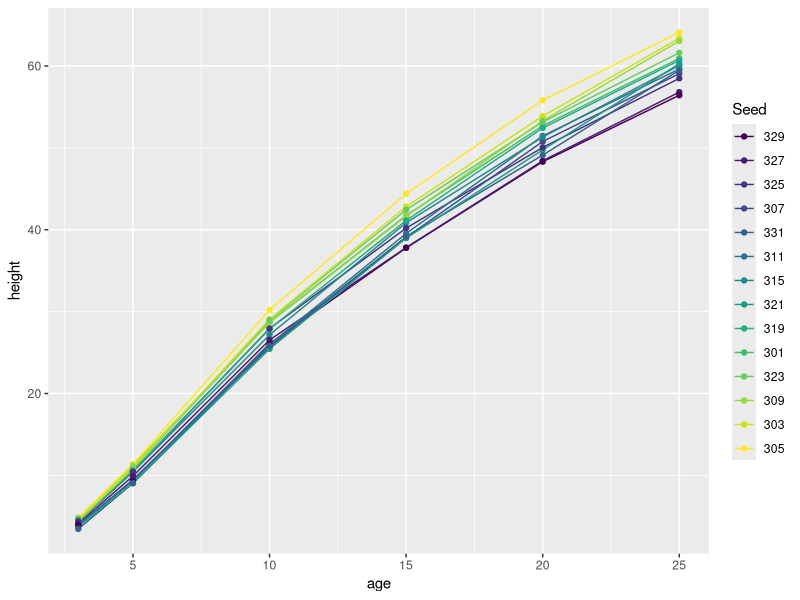

Write R code to recreate this figure.
#####################################
## Some code to learn GitHub on
# 
# Create a new branch: all your work should be on your own branch!!
# Open a new R script and copy this script over. Give your new script a new
# name and then run through this simple exercise.
# 
# Since you are working in your own script, you can make as many changes as
# you want to. At the end, you will commit these changes and push them to the 
# remote repository (GitHub). You can go to your GitHub to check the changes 
# online. From GitHub, you can also try to merge your branch by opening a 
# pull request. 
# 
# CASES GitHub
# Karen Hotopp
# 9Feb2023
# 
# Written on R Server 3.6.1
#####################################

## Packages
library(dplyr)
library(magrittr)
library(ggplot2)

## Whoo hoo!!
## Look into R's pre-loaded datasets
data()

## We'll use the "Loblolly" data set about the growth of Loblolly pines
data("Loblolly")

##
names(Loblolly)

table(Loblolly$age)
table(Loblolly$height)
table(Loblolly$Seed)


## Add area variable (for fun)
lob <- Loblolly %>% 
  mutate(area = case_when(Seed %in% (300:310) ~ "group 1",
                          Seed %in% (311:320) ~ "group 2",
                          Seed %in% (321:331) ~ "group 3"))

table(lob$area)


## Create height groupings
lob  %<>% 
  mutate(height_group = case_when(height < 10.00 ~ "group 1",
                                  height < 20.00 ~ "group 2",
                                  height < 30.00 ~ "group 3",
                                  height < 40.00 ~ "group 4",
                                  height < 50.00 ~ "group 5",
                                  height < 60.00 ~ "group 6",
                                  height >= 60.00 ~ "group 7"))

table(lob$height_group)


#####
## Are those useful groupings? Are those useful names??
## Task: Change the area and height_group variable level names 
## to something more useful
####


## Make a simple graph
ggplot(data=Loblolly, aes(x=age, y=height, group=Seed, color=Seed)) +
  geom_line() +
  geom_point()


#####
## It's a bit hard to see what's going... 
## Task: Change the group aesthetic in your plot to be area instead of seed
#### 


#####
## Now that you have made your changes on your branch, do a commit!
## Click on "Git" in the window that has your Environment (typically the 
## upper right corner, unless you have moved your windows around!).
## 
## You should see all the files that you have changed sitting in the window;
## check the boxes (you will see a change to the statust) and hit the "Commit" 
## button just above them.
## 
## In the new window, make sure that each file that has been changed is checked.
## You can review the changes that you are committing: anything added wil be 
## highlighted in green and anything removed will be in red. Add a consice 
## message to the Commit message box--it should convey what changes have been
## made, but be brief. No novellas!! Click the Commit button.
## 
## Once you have committed your changes, they need to be pushed to the remote
## repository (GitHub). Click push. The pop-up box will tell you what changes 
## have been pushed.
## 
## It's good practice to commit and push changes relatively frequently.
